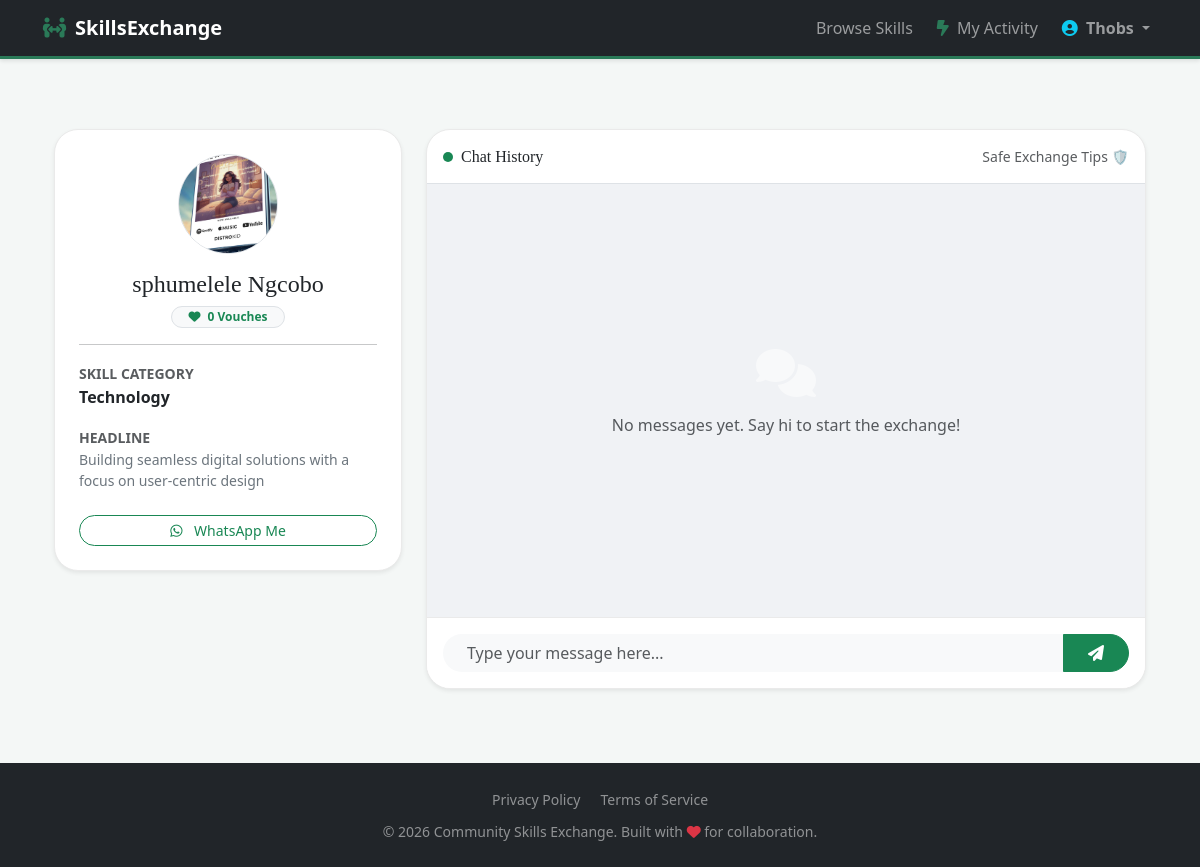
The app's page /user/5 (signed in) with its own data.
### app/models.py (models this page shows, shortened)
class User(db.Model, UserMixin):
    id = db.Column(db.Integer, primary_key=True)
    first_name = db.Column(db.String(50), nullable=False)
    last_name = db.Column(db.String(50), nullable=False)
    username = db.Column(db.String(20), unique=True, nullable=False)
    email = db.Column(db.String(120), unique=True, nullable=False)
    certificate_file = db.Column(db.String(120), nullable=True)
    confirmed = db.Column(db.Boolean, nullable=False, default=False)
    password = db.Column(db.String(60), nullable=False)
    profile_pic = db.Column(db.String(20), nullable=False, default='default.jpg')
    headline = db.Column(db.String(100), nullable=True)
    phone = db.Column(db.String(20), nullable=True)
    bio = db.Column(db.Text, nullable=True)
    vouch_count = db.Column(db.Integer, default=0)
    skill_cat = db.Column(db.String(50), nullable=True)
    skill_level = db.Column(db.String(20), nullable=True)
    help_text = db.Column(db.Text, nullable=True)
    skills_learn = db.Column(db.String(200), nullable=True)
    time_commit = db.Column(db.String(50), nullable=True)
    languages = db.Column(db.String(100), nullable=True)
    method_zoom = db.Column(db.Boolean, default=False)
    method_inperson = db.Column(db.Boolean, default=False)
    linkedin = db.Column(db.String(150), nullable=True)
    instagram = db.Column(db.String(150), nullable=True)
    requests = db.relationship('Request', backref='author', lazy=True)
    ratings_received = db.relationship('Rating', foreign_keys='Rating.rated_user_id', backref='target', lazy=True)

### app/routes.py (the view)
@app.route("/user/<int:user_id>", methods=['GET', 'POST'])
@login_required
def user_profile(user_id):
    user = User.query.get_or_404(user_id)
    messages = Message.query.filter(
        ((Message.sender_id == current_user.id) & (Message.recipient_id == user.id)) |
        ((Message.sender_id == user.id) & (Message.recipient_id == current_user.id))
    ).order_by(Message.timestamp.asc()).all()
    return render_template('user_profile.html', user=user, messages=messages)

### app/models.py (called while the page is built)
@login_manager.user_loader
def load_user(user_id):
    return User.query.get(int(user_id))

### app/routes.py (called while the page is built)
@app.context_processor
def inject_notifications():
    if current_user.is_authenticated:
        count = Request.query.filter_by(user_id=current_user.id).count()
        return dict(notification_count=count)
    return dict(notification_count=0)

### app/templates/user_profile.html (shortened to what this page needs)
{% extends "layout.html" %}
{% block content %}
<div class="container py-4">
    <div class="row g-4">
        <div class="col-lg-4">
            <div class="profile-sidebar p-4 shadow-sm">
                <div class="text-center mb-3">
                    {% if user.profile_pic %}
                        <img src="{{ url_for('static', filename='profile_pics/' + user.profile_pic) }}" class="rounded-circle mb-3 border" style="width: 100px; height: 100px; object-fit: cover;">
                    {% else %}
                        <div class="rounded-circle bg-light d-flex align-items-center justify-content-center mx-auto mb-3" style="width: 100px; height: 100px; font-size: 2rem; color: var(--brand-green); font-weight: bold;">
                            {{ user.first_name[0] }}{{ user.last_name[0] }}
                        </div>
                    {% endif %}
                    <h3 class="serif-heading h4 mb-1">{{ user.first_name }} {{ user.last_name }}</h3>
                    <span class="badge bg-light text-success border rounded-pill px-3">
                        <i class="fas fa-heart me-1"></i> {{ user.vouch_count }} Vouches
                    </span>
                </div>
                <hr>
                <div class="mb-3">
                    <label class="small fw-bold text-muted text-uppercase">Skill Category</label>
                    <div class="text-dark fw-bold">{{ user.skill_cat }}</div>
                </div>
                <div class="mb-3">
                    <label class="small fw-bold text-muted text-uppercase">Headline</label>
                    <p class="small text-secondary mb-0">{{ user.headline }}</p>
                </div>
                {% if user.phone %}
                <a href="https://wa.me/{{ user.phone|replace(' ', '') }}" target="_blank" class="btn btn-sm btn-outline-success w-100 rounded-pill mt-2">
                    <i class="fab fa-whatsapp me-2"></i> WhatsApp Me
                </a>
                {% endif %}
            </div>
        </div>
        <div class="col-lg-8">
            <div class="chat-container shadow-sm">
                <div class="p-3 border-bottom d-flex align-items-center justify-content-between">
                    <div class="d-flex align-items-center">
                        <div class="bg-success rounded-circle me-2" style="width: 10px; height: 10px;"></div>
                        <h5 class="mb-0 serif-heading h6">Chat History</h5>
                    </div>
                    <small class="text-muted">Safe Exchange Tips 🛡️</small>
                </div>
                <div class="chat-messages" id="messageDisplay">
                    {% if not messages %}
                        <div class="text-center my-auto">
                            <i class="fas fa-comments fa-3x text-light mb-3"></i>
                            <p class="text-muted">No messages yet. Say hi to start the exchange!</p>
                        </div>
                    {% endif %}
                </div>
                <div class="chat-footer">
                    <form action="{{ url_for('send_message', recipient_id=user.id) }}" method="POST" id="chatForm">
                        <div class="input-group">
                            <input type="text" name="body" id="messageInput" class="form-control border-0 bg-light rounded-start-pill px-4"
                                   placeholder="Type your message here..." required autocomplete="off">
                            <button class="btn btn-success rounded-end-pill px-4" type="submit">
                                <i class="fas fa-paper-plane"></i>
                            </button>
                        </div>
                    </form>
                </div>
            </div>
        </div>
    </div>
</div>
{% endblock %}

### app/templates/layout.html (shortened to what this page needs)
<!DOCTYPE html>
<html lang="en">
<head>
    <link href="https://cdn.jsdelivr.net/npm/bootstrap@5.3.0/dist/css/bootstrap.min.css" rel="stylesheet">
    <link rel="stylesheet" href="https://cdnjs.cloudflare.com/ajax/libs/font-awesome/6.4.0/css/all.min.css">
</head>
<body>
    <nav class="navbar navbar-expand-lg navbar-dark bg-dark sticky-top">
        <div class="container">
            <a class="navbar-brand fw-bold" href="{{ url_for('home') }}">
                <i class="fa-solid fa-people-arrows me-2 text-brand-green"></i>SkillsExchange
            </a>
            <div class="collapse navbar-collapse" id="navbarNav">
                <ul class="navbar-nav ms-auto align-items-center">
                    <li class="nav-item">
                        <a class="nav-link" href="{{ url_for('home') }}">Browse Skills</a>
                    </li>
                    {% if current_user.is_authenticated %}
                        <li class="nav-item">
                            <a class="nav-link px-3" href="{{ url_for('dashboard') }}">
                                <i class="fa-solid fa-bolt-lightning me-1 text-brand-green"></i> My Activity
                            </a>
                        </li>
                        <li class="nav-item dropdown">
                            <a class="nav-link dropdown-toggle fw-semibold" href="#" id="userDropdown" role="button" data-bs-toggle="dropdown" aria-expanded="false">
                                <i class="fa-solid fa-circle-user me-1 text-info"></i> {{ current_user.username }}
                            </a>
                        </li>
                    {% endif %}
                </ul>
            </div>
        </div>
    </nav>
    <main class="container main-container">
        {% block content %}{% endblock %}
    </main>
    <footer class="bg-dark text-white-50 py-4 mt-auto">
        <div class="container text-center">
            <div class="mb-2">
                <a href="#" class="text-white-50 me-3 text-decoration-none small">Privacy Policy</a>
                <a href="#" class="text-white-50 text-decoration-none small">Terms of Service</a>
            </div>
            <small>&copy; 2026 Community Skills Exchange. Built with <i class="fa-solid fa-heart text-danger"></i> for collaboration.</small>
        </div>
    </footer>
</body>
</html>

### app/templates/layout.html (style rules this page uses)
body { background-color: #f4f7f6; font-family: 'Segoe UI', Tahoma, Geneva, Verdana, sans-serif; display: flex; flex-direction: column; min-height: 100vh; }
.navbar { box-shadow: 0 2px 4px rgba(0,0,0,.1); border-bottom: 3px solid #2a7a58; }
.main-container { flex: 1; padding-top: 30px; padding-bottom: 50px; }
.text-brand-green { color: #2a7a58 !important; }
.serif-heading { font-family: 'Merriweather', serif; }
.nav-link { transition: color 0.2s; position: relative; }

### app/templates/user_profile.html (style rules this page uses)
:root { --brand-green: #2a7a58; --brand-green-light: #e9f2ee; --chat-bg: #f0f2f5; --my-msg: #2a7a58; }
.profile-sidebar { background: white; border-radius: 1.5rem; border: 1px solid #eaeaea; height: fit-content; }
.chat-container { background: white; border-radius: 1.5rem; border: 1px solid #eaeaea; display: flex; flex-direction: column; height: 70vh; overflow: hidden; }
.chat-messages { flex-grow: 1; overflow-y: auto; padding: 1.5rem; background-color: var(--chat-bg); display: flex; flex-direction: column; gap: 1rem; }
.chat-footer { padding: 1rem; background: white; border-top: 1px solid #eaeaea; }

### records on screen
User: username "Thobs"
User: profile_pic (picture), first_name "sphumelele", last_name "Ngcobo", vouch_count "0", skill_cat "Technology", headline "Building seamless digital solutions with a focus on user-centric design"
